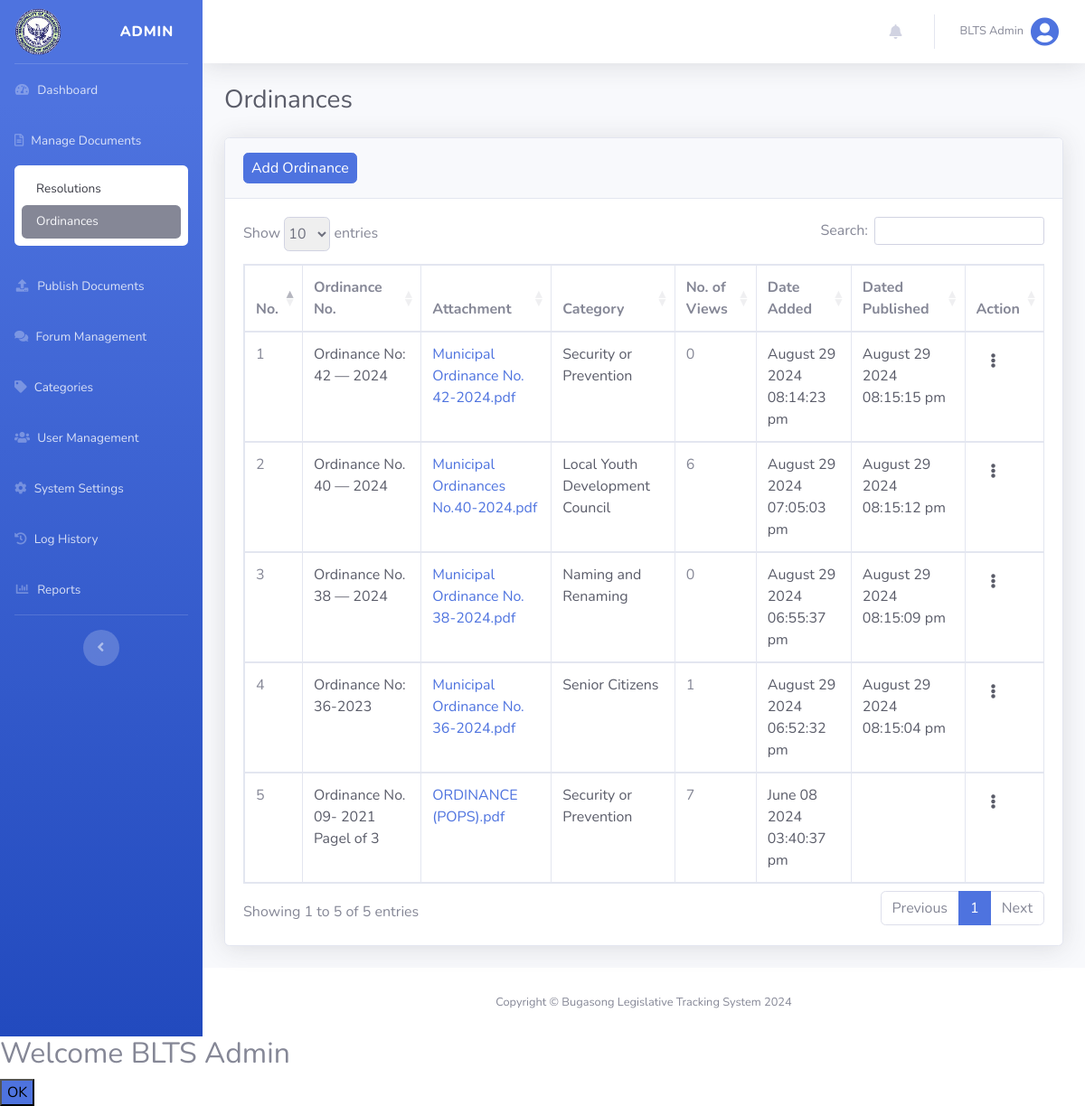
Page /views/admin_ordinance.php?manage (signed in) on the earlier database version.
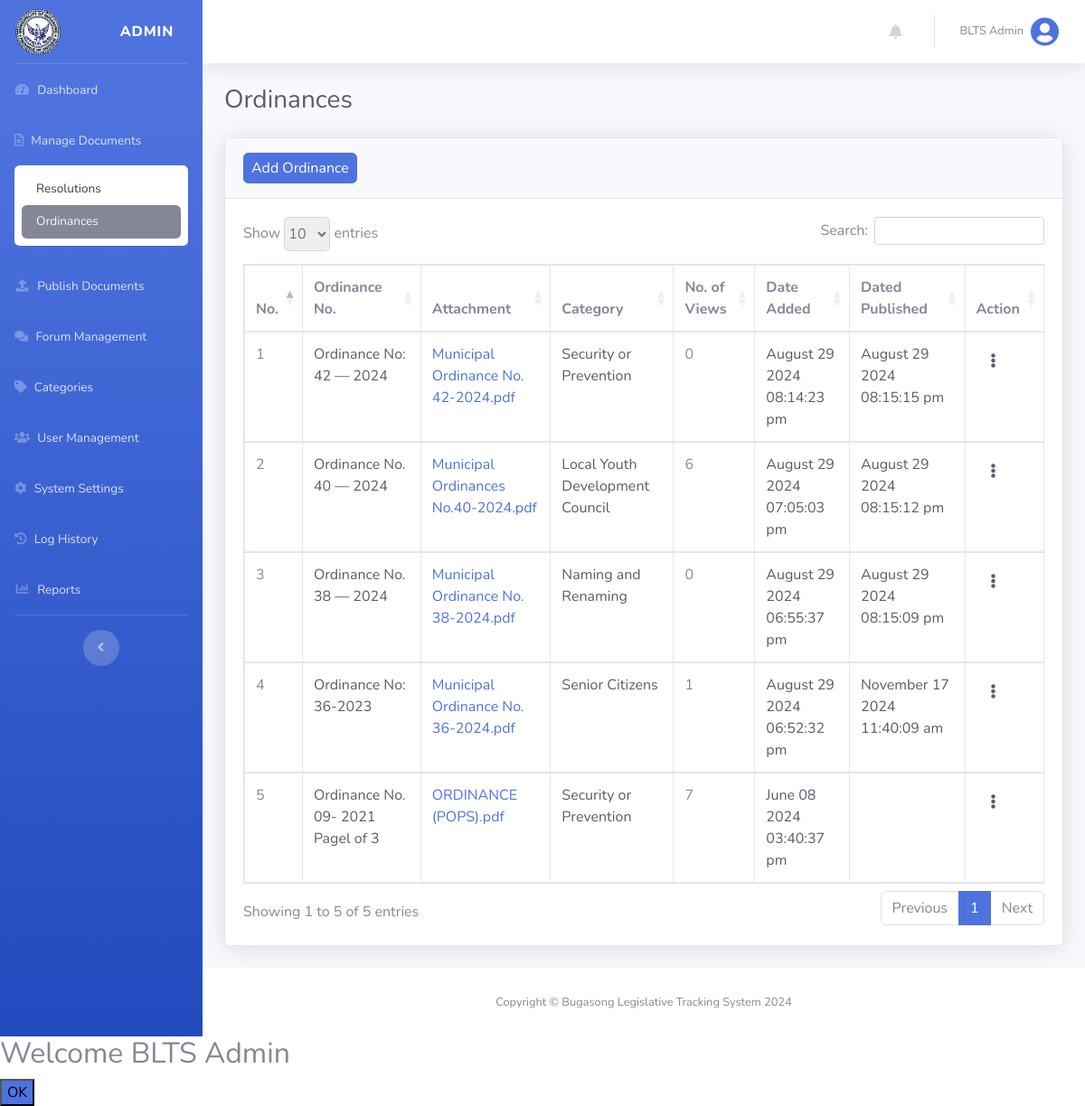
Same page on the later database version.
### tables this page shows
CREATE TABLE `ordinances` (
  `ordinance_id` int(255) NOT NULL,
  `user_id` int(255) NOT NULL,
  `ordinance_cat_id` int(255) NOT NULL,
  `title` longtext NOT NULL,
  `ordinanceNo` varchar(255) NOT NULL,
  `preamble` longtext NOT NULL,
  `enactingClause` longtext NOT NULL,
  `body` longtext NOT NULL,
  `repealingClause` longtext NOT NULL,
  `effectivityClause` longtext NOT NULL,
  `enactmentDetails` longtext NOT NULL,
  `file` varchar(255) NOT NULL,
  `date_added` datetime NOT NULL DEFAULT current_timestamp(),
  `date_publish` datetime(6) DEFAULT NULL,
  `status` int(255) NOT NULL DEFAULT 0
);

CREATE TABLE `ordinance_cat` (
  `ordinance_cat_id` int(255) NOT NULL,
  `ordinance_category_name` varchar(255) NOT NULL,
  `date_added` datetime NOT NULL DEFAULT current_timestamp()
);

### config/functions.php (called while the page is built, shortened)
<?php
function isAdmin()
{
    return isset($_SESSION['user_type']) && $_SESSION['user_type'] === 'admin';
}
function getAllOrdinancesDesc($limit)
{
    return findAll('ordinances', 'ordinance_id', 'DESC', $limit);
}
function getOrdinanceCatByID($id)
{
    return find('ordinance_cat', ['ordinance_cat_id' => $id]);
}
function getOrdinanceViewCount($ordinance_id)
{
    global $conn;
    $query = "
        SELECT
            o.ordinance_id,
            COUNT(dv.document_id) AS view_count
        FROM
            ordinances o
        LEFT JOIN
            document_views dv
        ON
            o.ordinance_id = dv.document_id
        WHERE
            o.ordinance_id = ?
        GROUP BY
            o.ordinance_id;
    ";
    $stmt = mysqli_prepare($conn, $query);
    mysqli_stmt_bind_param($stmt, "i", $ordinance_id);
    mysqli_stmt_execute($stmt);
    $result = mysqli_stmt_get_result($stmt);
    $row = mysqli_fetch_assoc($result);
    if ($row) {
        return $row['view_count'];
    } else {
        return 0;
    }
}
function get_filename($file)
{
    $file = basename($file);
    return $file;
}

### config/database.php (called while the page is built, shortened)
<?php
$host = "localhost";
$username = "root";
$password = "";
$database = "blts";
$conn = mysqli_connect($host, $username, $password, $database);
function find($table, $conditions)
{
    global $conn;
    $sql = "SELECT * FROM $table WHERE ";
    $params = [];
    foreach ($conditions as $column => $value) {
        $sql .= "$column = ? AND ";
        $params[] = $value;
    }
    $sql = substr($sql, 0, -4);
    $stmt = mysqli_prepare($conn, $sql);
    $types = str_repeat("s", count($params));
    $stmt->bind_param($types, ...$params);
    $stmt->execute();
    $result = $stmt->get_result();
    return $result->fetch_assoc();
}
function findAll($table, $orderBy = null, $direction = 'ASC', $limit = null)
{
    global $conn;
    $sql = "SELECT * FROM $table";
    if ($orderBy === 'RAND()') {
        $sql .= " ORDER BY RAND()";
    } elseif ($orderBy) {
        $sql .= " ORDER BY $orderBy $direction";
    }
    $result = mysqli_query($conn, $sql);
    return mysqli_fetch_all($result, MYSQLI_ASSOC);
}

### views/admin_ordinance.php (the view, shortened to what the changed rows need)
<?php
@include('header.php');
?>
<div id="content-wrapper" class="d-flex flex-column">
    <div id="content">
        <?php if (isAdmin()): ?>
            <div class="container-fluid">
                <div class="d-sm-flex align-items-center justify-content-between mb-4">
                    <h1 class="h3 mb-0 text-gray-800">Ordinances</h1>
                </div>
                <div class="card shadow mb-4">
                    <div class="card-body">
                        <div class="table-responsive">
                            <table class="table table-bordered" id="dataTable1" width="100%" cellspacing="0">
                                <thead>
                                    <tr>
                                        <th>No.</th>
                                        <th>Ordinance No.</th>
                                        <th>Attachment</th>
                                        <th>Category</th>
                                        <th>No. of Views</th>
                                        <th>Date Added</th>
                                        <th>Dated Published</th>
                                        <th><?php if (isset($_GET['publish'])): ?>Status<?php endif; ?><?php if (isset($_GET['manage'])): ?>Action<?php endif; ?>
                                        </th>
                                    </tr>
                                </thead>
                                <tbody>
                                    <?php $count = 1; ?>
                                    <?php foreach (getAllOrdinancesDesc(null) as $ordinance): ?>
                                        <tr>
                                            <td><?php echo $count++; ?></td>
                                            <td class="text-gray-800"><?php echo $ordinance['ordinanceNo']; ?></td>
                                            <td class="text-gray-800"><a href="<?php echo $ordinance['file']; ?>"
                                                    target="_blanks"><?php echo get_filename($ordinance['file']); ?></a></td>
                                            <td class="text-gray-800">
                                                <?php echo isset(getOrdinanceCatByID($ordinance['ordinance_cat_id'])['ordinance_category_name']) ? getOrdinanceCatByID($ordinance['ordinance_cat_id'])['ordinance_category_name'] : ''; ?>
                                            </td>
                                            <td>
                                                <?php echo getOrdinanceViewCount($ordinance['ordinance_id']); ?>
                                            </td>
                                            <td class="text-gray-800">
                                                <?php echo date('F d Y h:i:s a', strtotime($ordinance['date_added'])); ?>
                                            </td>
                                            <td class="text-gray-800">
                                                <?php echo ($ordinance['status'] == 1) ? date('F d Y h:i:s a', strtotime($ordinance['date_publish'])) : ''; ?>
                                            </td>
                                            <td>
                                                <?php if (isset($_GET['manage'])): ?>
                                                    <a class="nav-link" href="#" id="actionDropdownMenu" role="button"
                                                        data-toggle="dropdown" aria-haspopup="true" aria-expanded="false">
                                                        <i class="fa fa-ellipsis-v text-dark"></i>
                                                    </a>
                                                <?php endif; ?>
                                            </td>
                                        </tr>
                                    <?php endforeach; ?>
                                </tbody>
                            </table>
                        </div>
                    </div>
                </div>
            </div>
        <?php else:
            redirect('dashboard', ''); ?>
        <?php endif; ?>
    </div>
</div>
<?php
@include('footer.php');
?>

Differences in the rows shown:
changed ordinances "Senior Citizens": date_publish "August 29 2024 08:15:04 pm" → "November 17 2024 11:40:09 am"
